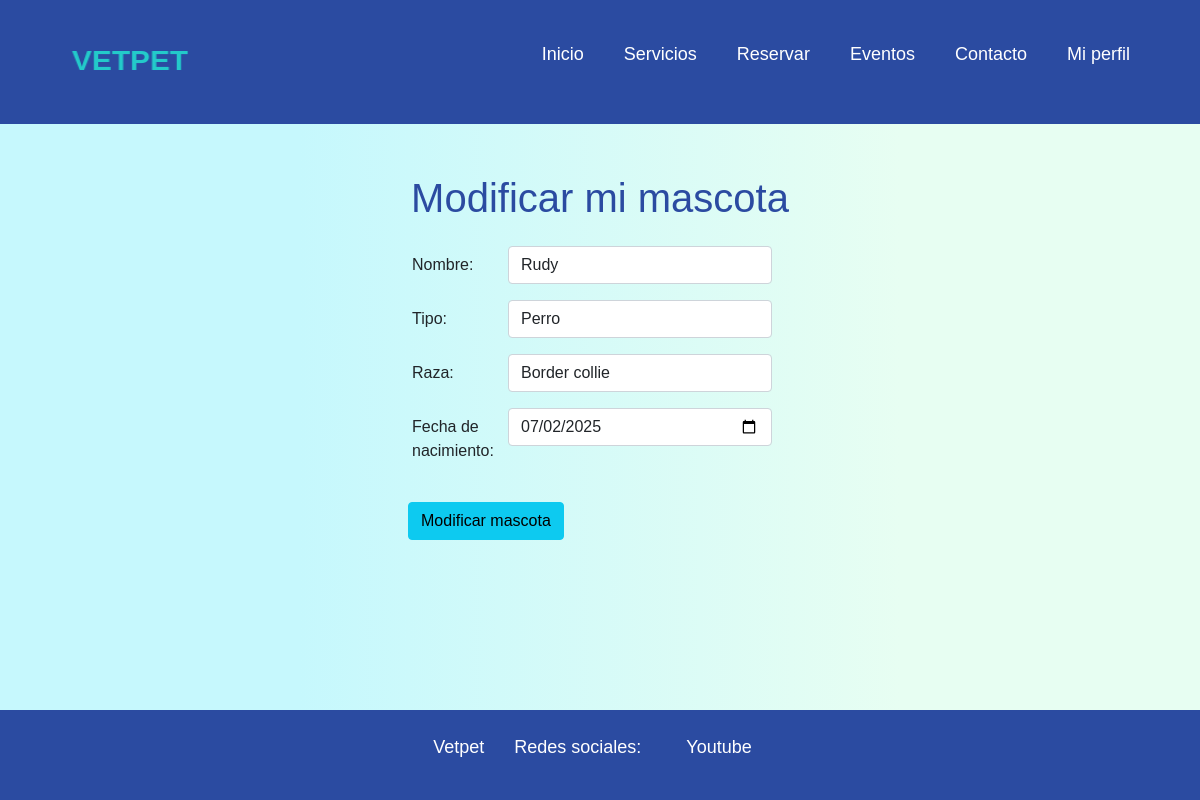
The page /modificarMiMascota.php?idMascota=30 (signed in) on the database its author committed.
### tables this page shows
CREATE TABLE `mascotas` (
  `idMascota` int(11) NOT NULL,
  `nombreMascota` varchar(100) NOT NULL,
  `tipoAnimal` varchar(50) NOT NULL,
  `raza` varchar(50) NOT NULL,
  `fechaNacimiento` date NOT NULL,
  `Historial` varchar(500) NOT NULL,
  `idUsuario` int(11) NOT NULL
);

### modificarMiMascota.php (the view, shortened to what this page needs)
<?php
include_once 'Encabezado.php';
include_once 'menu.php';
include_once 'conexion.php';
if (isset($_REQUEST['idMascota'])) {
  $idMascota = intval($_REQUEST['idMascota']);
}else {
  echo "<script>alert('ID de mascota inválido'); window.location='miPerfil.php';</script>";
  exit();
}
$sql = "SELECT * FROM mascotas WHERE idMascota = $idMascota";
$resultado = $conexion->query($sql);
if ($resultado && $resultado->num_rows > 0) {
    $mascota = $resultado->fetch_assoc();
}else {
  echo "<script>alert('Mascota no encontrada o no tienes permiso'); window.location='miPerfil.php';</script>";
  exit();
}
?>
<main class="contenido-principal">
  <section class="mx-extra">
    <h1 class="hInicio">Modificar mi mascota</h1>
  </section>
  <section class="login">
    <form class="row g-3 mx-extra" action="<?= htmlspecialchars($_SERVER["PHP_SELF"]) . '?idMascota=' . $idMascota ?>" method="POST">
      <article class="mb-3 row">
        <label class="col-sm-2 col-form-label">Nombre:</label>
        <aside class="col-sm-6">
          <input type="text" class="form-control" name="nombreModMiMascota" value="<?= htmlspecialchars($mascota['nombreMascota']) ?>" required>
        </aside>
      </article>
      <article class="mb-3 row">
        <label class="col-sm-2 col-form-label">Tipo:</label>
        <aside class="col-sm-6">
          <input type="text" class="form-control" name="tipoModMiMascota" value="<?= htmlspecialchars($mascota['tipoAnimal']) ?>" placeholder="Perro, gato.." required>
        </aside>
      </article>
      <article class="mb-3 row">
        <label class="col-sm-2 col-form-label">Raza:</label>
        <aside class="col-sm-6">
          <input type="text" class="form-control" name="razaModMiMascota" value="<?= htmlspecialchars($mascota['raza']) ?>" required>
        </aside>
      </article>
      <article class="mb-3 row">
        <label class="col-sm-2 col-form-label">Fecha de nacimiento:</label>
        <aside class="col-sm-6">
          <input type="date" class="form-control" name="nacimientoModMiMascota" max="<?php echo date('Y-m-d'); ?>" value="<?= htmlspecialchars($mascota['fechaNacimiento']) ?>" required>
        </aside>
      </article>
      <article class="col-auto">
        <button type="submit" name="submitModMiMascota" class="btn btn-info mb-3">Modificar mascota</button>
      </article>
    </form>
  </section>
</main>
<?php
include_once 'footer.php';
?>

### css/menuYFooter.css (style rules this page uses)
* { margin: 0; padding: 0; box-sizing: border-box; text-decoration: none; list-style: none; }
body { background: linear-gradient( 90deg, rgba(198, 248, 253, 1) 25%, rgba(231, 254, 242, 1) 75%); font-family: Arial, Helvetica, sans-serif; }
html, body { height: 100%; display: flex; flex-direction: column; }
.contenido-principal { flex: 1; }

### css/inicio.css (style rules this page uses)
.mx-extra { margin-left: 20px; margin-right: 20px; }
@media (min-width: 576px) { .mx-extra { margin-left: 40px; margin-right: 40px; } }
@media (min-width: 768px) { .mx-extra { margin-left: 70px; margin-right: 70px; } }
@media (min-width: 992px) { .mx-extra { margin-left: 200px; margin-right: 200px; } }
.hInicio { margin-top: 50px; font-family: Arial, Helvetica, sans-serif; color: #2b4ba1; text-align: center; }

### css/login.css (style rules this page uses)
.login { margin-top: 40px; margin-left: 20px; }
@media (min-width: 576px) { .login { margin-left: 200px; } }
@media (min-width: 708px) { .login { margin-left: 200px; } }

### rows shown on the page
mascotas: nombreModMiMascota "Rudy", tipoModMiMascota "Perro", razaModMiMascota "Border collie", nacimientoModMiMascota "07/02/2025"
